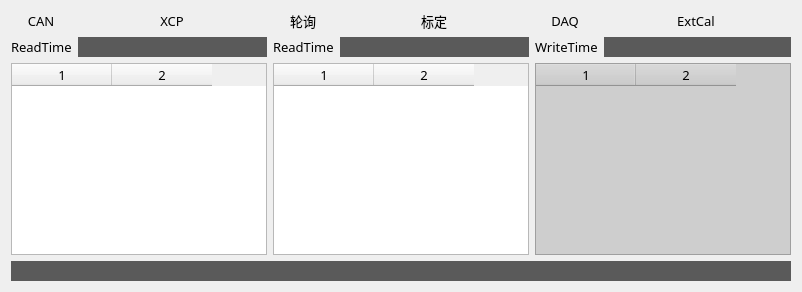
      <widget class="QWidget" name="tab">
       <attribute name="title">
        <string>XCP_1st</string>
       </attribute>
       <layout class="QGridLayout" name="gridLayout">
        <item row="0" column="0">
         <layout class="QHBoxLayout" name="horizontalLayout_3">
          <item>
           <widget class="QLabel" name="label_CAN">
            <property name="font">
             <font>
              <family>Segoe UI Semibold</family>
              <pointsize>10</pointsize>
              <weight>50</weight>
              <italic>false</italic>
              <bold>false</bold>
             </font>
            </property>
            <property name="frameShape">
             <enum>QFrame::NoFrame</enum>
            </property>
            <property name="text">
             <string>CAN</string>
            </property>
            <property name="alignment">
             <set>Qt::AlignCenter</set>
            </property>
           </widget>
          </item>
          <item>
           <widget class="QLabel" name="led_CAN">
            <property name="font">
             <font>
              <family>Segoe UI Semibold</family>
              <pointsize>10</pointsize>
              <weight>50</weight>
              <italic>false</italic>
              <bold>false</bold>
             </font>
            </property>
            <property name="frameShape">
             <enum>QFrame::NoFrame</enum>
            </property>
            <property name="text">
             <string/>
            </property>
            <property name="alignment">
             <set>Qt::AlignCenter</set>
            </property>
           </widget>
          </item>
          <item>
           <widget class="QLabel" name="label_XCP">
            <property name="font">
             <font>
              <family>Segoe UI Semibold</family>
              <pointsize>10</pointsize>
              <weight>50</weight>
              <italic>false</italic>
              <bold>false</bold>
             </font>
            </property>
            <property name="frameShape">
             <enum>QFrame::NoFrame</enum>
            </property>
            <property name="text">
             <string>XCP</string>
            </property>
            <property name="alignment">
             <set>Qt::AlignCenter</set>
            </property>
           </widget>
          </item>
          <item>
           <widget class="QLabel" name="led_XCP">
            <property name="font">
             <font>
              <family>Segoe UI Semibold</family>
              <pointsize>10</pointsize>
              <weight>50</weight>
              <italic>false</italic>
              <bold>false</bold>
             </font>
            </property>
            <property name="frameShape">
             <enum>QFrame::NoFrame</enum>
            </property>
            <property name="text">
             <string/>
            </property>
            <property name="alignment">
             <set>Qt::AlignCenter</set>
            </property>
           </widget>
          </item>
          <item>
           <widget class="QLabel" name="label_Polling">
            <property name="font">
             <font>
              <family>Segoe UI Semibold</family>
              <pointsize>10</pointsize>
              <weight>50</weight>
              <italic>false</italic>
              <bold>false</bold>
             </font>
            </property>
            <property name="frameShape">
             <enum>QFrame::NoFrame</enum>
            </property>
            <property name="text">
             <string>轮询</string>
            </property>
            <property name="alignment">
             <set>Qt::AlignCenter</set>
            </property>
           </widget>
          </item>
          <item>
           <widget class="QLabel" name="led_Polling">
            <property name="font">
             <font>
              <family>Segoe UI Semibold</family>
              <pointsize>10</pointsize>
              <weight>50</weight>
              <italic>false</italic>
              <bold>false</bold>
             </font>
            </property>
            <property name="frameShape">
             <enum>QFrame::NoFrame</enum>
            </property>
            <property name="text">
             <string/>
            </property>
            <property name="alignment">
             <set>Qt::AlignCenter</set>
            </property>
           </widget>
          </item>
          <item>
           <widget class="QLabel" name="label_Cali">
            <property name="font">
             <font>
              <family>Segoe UI Semibold</family>
              <pointsize>10</pointsize>
              <weight>50</weight>
              <italic>false</italic>
              <bold>false</bold>
             </font>
            </property>
            <property name="frameShape">
             <enum>QFrame::NoFrame</enum>
            </property>
            <property name="text">
             <string>标定</string>
            </property>
            <property name="alignment">
             <set>Qt::AlignCenter</set>
            </property>
           </widget>
          </item>
          <item>
           <widget class="QLabel" name="led_Cali">
            <property name="font">
             <font>
              <family>Segoe UI Semibold</family>
              <pointsize>10</pointsize>
              <weight>50</weight>
              <italic>false</italic>
              <bold>false</bold>
             </font>
            </property>
            <property name="frameShape">
             <enum>QFrame::NoFrame</enum>
            </property>
            <property name="text">
             <string/>
            </property>
            <property name="alignment">
             <set>Qt::AlignCenter</set>
            </property>
           </widget>
          </item>
          <item>
           <widget class="QLabel" name="label_Daq">
            <property name="font">
             <font>
              <family>Segoe UI Semibold</family>
              <pointsize>10</pointsize>
              <weight>50</weight>
              <italic>false</italic>
              <bold>false</bold>
             </font>
            </property>
            <property name="frameShape">
             <enum>QFrame::NoFrame</enum>
            </property>
            <property name="text">
             <string>DAQ</string>
            </property>
            <property name="alignment">
             <set>Qt::AlignCenter</set>
            </property>
           </widget>
          </item>
          <item>
           <widget class="QLabel" name="led_Daq">
            <property name="font">
             <font>
              <family>Segoe UI Semibold</family>
              <pointsize>10</pointsize>
              <weight>50</weight>
              <italic>false</italic>
              <bold>false</bold>
             </font>
            </property>
            <property name="frameShape">
             <enum>QFrame::NoFrame</enum>
            </property>
            <property name="text">
             <string/>
            </property>
            <property name="alignment">
             <set>Qt::AlignCenter</set>
            </property>
           </widget>
          </item>
          <item>
           <widget class="QLabel" name="label_Rsv">
            <property name="font">
             <font>
              <family>Segoe UI Semibold</family>
              <pointsize>10</pointsize>
              <weight>50</weight>
              <italic>false</italic>
              <bold>false</bold>
             </font>
            </property>
            <property name="frameShape">
             <enum>QFrame::NoFrame</enum>
            </property>
            <property name="text">
             <string>ExtCal</string>
            </property>
            <property name="alignment">
             <set>Qt::AlignCenter</set>
            </property>
           </widget>
          </item>
          <item>
           <widget class="QLabel" name="led_Ext">
            <property name="font">
             <font>
              <family>Segoe UI Semibold</family>
              <pointsize>10</pointsize>
              <weight>50</weight>
              <italic>false</italic>
              <bold>false</bold>
             </font>
            </property>
            <property name="frameShape">
             <enum>QFrame::NoFrame</enum>
            </property>
            <property name="text">
             <string/>
            </property>
            <property name="alignment">
             <set>Qt::AlignCenter</set>
            </property>
           </widget>
          </item>
         </layout>
        </item>
        <item row="1" column="0">
         <layout class="QHBoxLayout" name="horizontalLayout_5">
          <item>
           <layout class="QVBoxLayout" name="verticalLayout" stretch="0,8">
            <item>
             <layout class="QHBoxLayout" name="horizontalLayout">
              <item>
               <widget class="QLabel" name="label">
                <property name="font">
                 <font>
                  <family>Segoe UI Semibold</family>
                  <pointsize>10</pointsize>
                  <weight>50</weight>
                  <italic>false</italic>
                  <bold>false</bold>
                 </font>
                </property>
                <property name="text">
                 <string>ReadTime</string>
                </property>
               </widget>
              </item>
              <item>
               <widget class="QLineEdit" name="le_readTime">
                <property name="font">
                 <font>
                  <family>Segoe UI Semibold</family>
                  <pointsize>10</pointsize>
                  <weight>50</weight>
                  <italic>false</italic>
                  <bold>false</bold>
                 </font>
                </property>
                <property name="styleSheet">
                 <string notr="true">background-color: rgb(90, 90, 90);
color: rgb(255, 255, 0);</string>
                </property>
                <property name="frame">
                 <bool>false</bool>
                </property>
                <property name="alignment">
                 <set>Qt::AlignCenter</set>
                </property>
                <property name="readOnly">
                 <bool>true</bool>
                </property>
               </widget>
              </item>
             </layout>
            </item>
            <item>
             <widget class="QTableWidget" name="tableWidget_Read">
              <property name="font">
               <font>
                <family>Segoe UI Semibold</family>
                <pointsize>10</pointsize>
                <weight>50</weight>
                <italic>false</italic>
                <bold>false</bold>
               </font>
              </property>
              <property name="editTriggers">
               <set>QAbstractItemView::NoEditTriggers</set>
              </property>
              <property name="alternatingRowColors">
               <bool>true</bool>
              </property>
              <property name="columnCount">
               <number>2</number>
              </property>
              <column/>
              <column/>
             </widget>
            </item>
           </layout>
          </item>
          <item>
           <layout class="QVBoxLayout" name="verticalLayout_3" stretch="0,8">
            <item>
             <layout class="QHBoxLayout" name="horizontalLayout_6">
              <item>
               <widget class="QLabel" name="label_3">
                <property name="font">
                 <font>
                  <family>Segoe UI Semibold</family>
                  <pointsize>10</pointsize>
                  <weight>50</weight>
                  <italic>false</italic>
                  <bold>false</bold>
                 </font>
                </property>
                <property name="text">
                 <string>ReadTime</string>
                </property>
               </widget>
              </item>
              <item>
               <widget class="QLineEdit" name="le_readTime_DAQ">
                <property name="font">
                 <font>
                  <family>Segoe UI Semibold</family>
                  <pointsize>10</pointsize>
                  <weight>50</weight>
                  <italic>false</italic>
                  <bold>false</bold>
                 </font>
                </property>
                <property name="styleSheet">
                 <string notr="true">background-color: rgb(90, 90, 90);
color: rgb(255, 255, 0);</string>
                </property>
                <property name="frame">
                 <bool>false</bool>
                </property>
                <property name="alignment">
                 <set>Qt::AlignCenter</set>
                </property>
                <property name="readOnly">
                 <bool>true</bool>
                </property>
               </widget>
              </item>
             </layout>
            </item>
            <item>
             <widget class="QTableWidget" name="tableWidget_Read_DAQ">
              <property name="font">
               <font>
                <family>Segoe UI Semibold</family>
                <pointsize>10</pointsize>
                <weight>50</weight>
                <italic>false</italic>
                <bold>false</bold>
               </font>
              </property>
              <property name="editTriggers">
               <set>QAbstractItemView::NoEditTriggers</set>
              </property>
              <property name="alternatingRowColors">
               <bool>true</bool>
              </property>
              <property name="columnCount">
               <number>2</number>
              </property>
              <column/>
              <column/>
             </widget>
            </item>
           </layout>
          </item>
          <item>
           <layout class="QVBoxLayout" name="verticalLayout_2">
            <item>
             <layout class="QHBoxLayout" name="horizontalLayout_2">
              <item>
               <widget class="QLabel" name="label_2">
                <property name="font">
                 <font>
                  <family>Segoe UI Semibold</family>
                  <pointsize>10</pointsize>
                  <weight>50</weight>
                  <italic>false</italic>
                  <bold>false</bold>
                 </font>
                </property>
                <property name="text">
                 <string>WriteTime</string>
                </property>
               </widget>
              </item>
              <item>
               <widget class="QLineEdit" name="le_writeTime">
                <property name="font">
                 <font>
                  <family>Segoe UI Semibold</family>
                  <pointsize>10</pointsize>
                  <weight>50</weight>
                  <italic>false</italic>
                  <bold>false</bold>
                 </font>
                </property>
                <property name="styleSheet">
                 <string notr="true">background-color: rgb(90, 90, 90);
color: rgb(255, 255, 0);</string>
                </property>
                <property name="frame">
                 <bool>false</bool>
                </property>
                <property name="alignment">
                 <set>Qt::AlignCenter</set>
                </property>
                <property name="readOnly">
                 <bool>true</bool>
                </property>
               </widget>
              </item>
             </layout>
            </item>
            <item>
             <widget class="QTableWidget" name="tableWidget_Write">
              <property name="font">
               <font>
                <family>Segoe UI Semibold</family>
                <pointsize>10</pointsize>
                <weight>50</weight>
                <italic>false</italic>
                <bold>false</bold>
               </font>
              </property>
              <property name="styleSheet">
               <string notr="true">background-color: rgb(206, 206, 206);</string>
              </property>
              <property name="editTriggers">
               <set>QAbstractItemView::NoEditTriggers</set>
              </property>
              <property name="alternatingRowColors">
               <bool>true</bool>
              </property>
              <property name="columnCount">
               <number>2</number>
              </property>
              <column/>
              <column/>
             </widget>
            </item>
           </layout>
          </item>
         </layout>
        </item>
        <item row="2" column="0">
         <widget class="QLineEdit" name="le_Log">
          <property name="font">
           <font>
            <family>Segoe UI Semibold</family>
            <pointsize>10</pointsize>
            <weight>50</weight>
            <italic>false</italic>
            <bold>false</bold>
           </font>
          </property>
          <property name="styleSheet">
           <string notr="true">background-color: rgb(90, 90, 90);
color: rgb(255, 255, 0);
border-color: rgb(240, 240, 240);</string>
          </property>
          <property name="frame">
           <bool>false</bool>
          </property>
          <property name="readOnly">
           <bool>true</bool>
          </property>
         </widget>
        </item>
       </layout>
      </widget>
